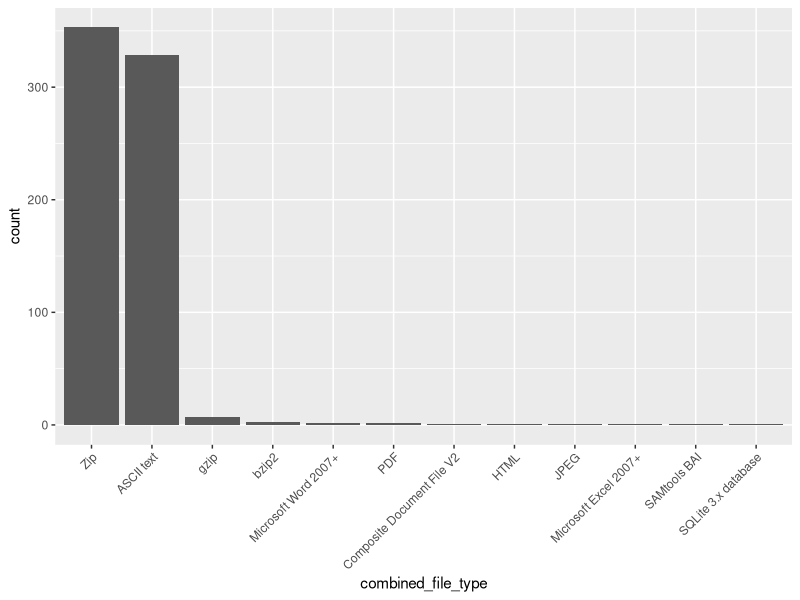
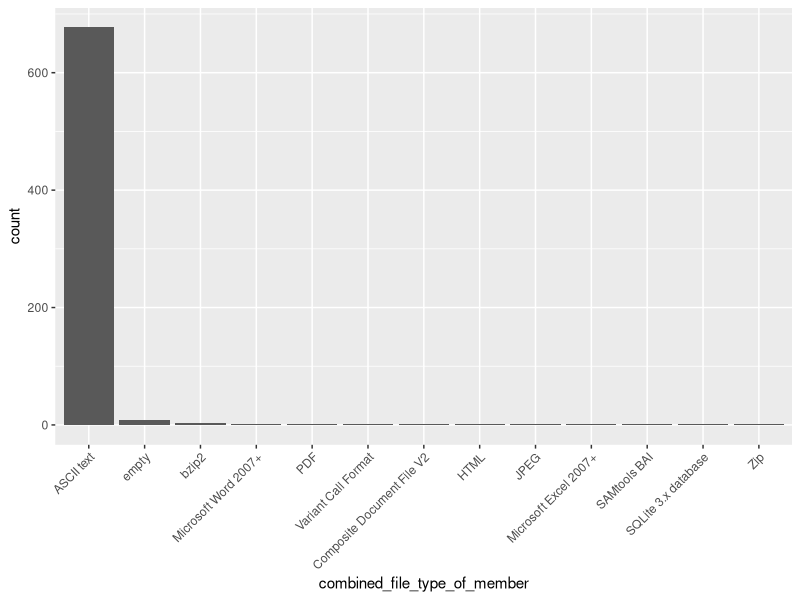
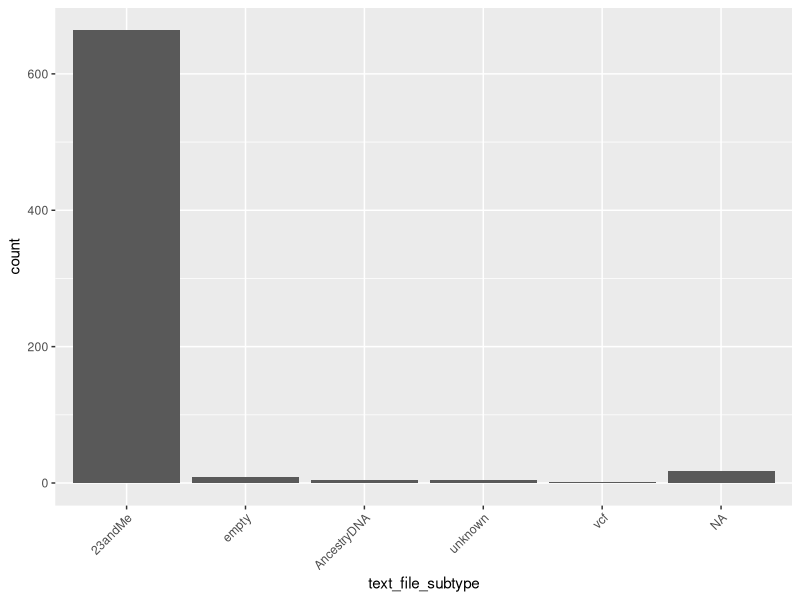
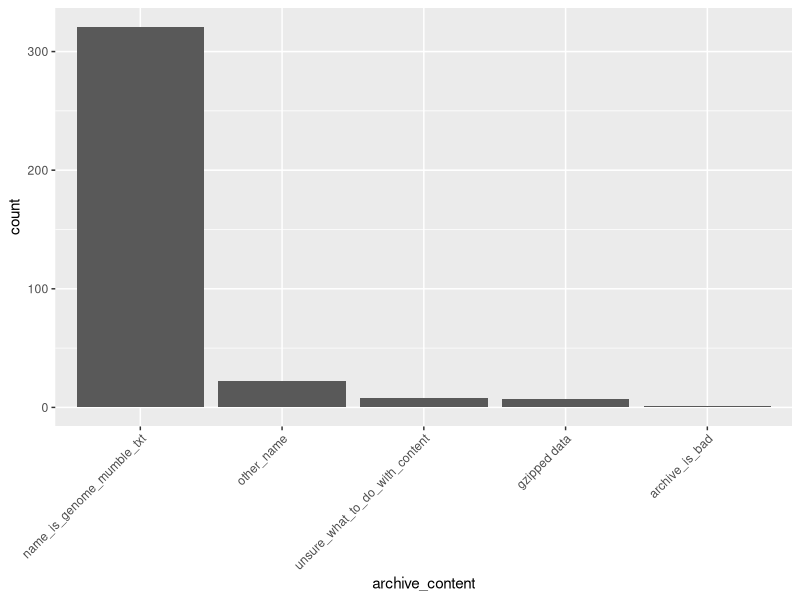
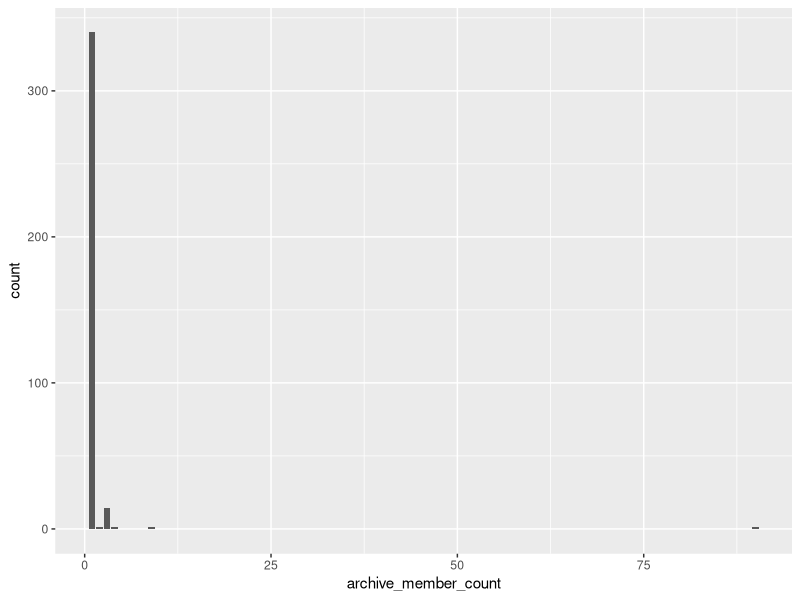

These charts were generated, in order, by the following R code:
## ---- chunk 1
knitr::opts_chunk$set(echo = TRUE)
## ---- chunk 2
setwd('/Users/pbchase/classes/gms6804-group3-project')

df <- read.csv('combined_conversion_log.csv', stringsAsFactors=FALSE)
library(tidyr)
library(dplyr)
library(ggplot2)
wide_df <- df %>% spread(attribute, value)
str(wide_df)
summary(wide_df)

# aggregate similar magic number strings to reduce number of factors
combine_magic_numbers <- function(x) {
  x <- gsub("^(ascii text).*", "\\1", x, ignore.case=TRUE)
  x <- gsub("^(ISO-8859 text).*", "ASCII text", x, ignore.case=TRUE)
  x <- gsub("^(Variant Call Format).*", "\\1", x, ignore.case=TRUE)
  x <- gsub("^(Composite Document File V2).*", "\\1", x, ignore.case=TRUE)
  x <- gsub("^(jpeg).*", "\\1", x, ignore.case=TRUE)
  x <- gsub("^(html).*", "\\1", x, ignore.case=TRUE)
  x <- gsub("^(SAMtools BAI).*", "\\1", x, ignore.case=TRUE)
  x <- gsub("^(bzip2).*", "\\1", x, ignore.case=TRUE)
  x <- gsub("^(gzip).*", "\\1", x, ignore.case=TRUE)
  x <- gsub("^(pdf).*", "\\1", x, ignore.case=TRUE)
  x <- gsub("^(SQLite 3.x database).*", "\\1", x, ignore.case=TRUE)
  x <- gsub("^(zip).*", "\\1", x, ignore.case=TRUE)
}

wide_df$combined_file_type <- combine_magic_numbers(wide_df$actual_file_type_from_magic_number)
wide_df$combined_file_type_of_member <- combine_magic_numbers(wide_df$member_type_from_magic_number)

# fix column classes
wide_df$archive_member_count <- as.integer(wide_df$archive_member_count)
wide_df <- wide_df %>% mutate_if(is.character,as.factor)
wide_df$subject <- as.character(wide_df$subject)
wide_df$member_name <- as.character(wide_df$member_name)
## ---- chunk 3
summary(wide_df)
## ---- chunk 4
file_type <- wide_df %>% select(combined_file_type)
file_type$combined_file_type <- reorder(wide_df$combined_file_type, wide_df$combined_file_type, function(x) -length(x))
ggplot(file_type, aes(combined_file_type)) + geom_bar() + theme(axis.text.x = element_text(angle = 45, hjust = 1))

## ---- chunk 5
file_type$combined_file_type_of_member <- reorder(wide_df$combined_file_type_of_member, wide_df$combined_file_type_of_member, function(x) -length(x))
ggplot(file_type, aes(combined_file_type_of_member)) + geom_bar() + theme(axis.text.x = element_text(angle = 45, hjust = 1))

## ---- chunk 6
file_type$text_file_subtype <- reorder(wide_df$text_file_subtype, wide_df$text_file_subtype, function(x) -length(x))
ggplot(file_type, aes(text_file_subtype)) + geom_bar() + theme(axis.text.x = element_text(angle = 45, hjust = 1))

## ---- chunk 7
content <- wide_df %>% select(archive_content) %>% na.omit()
content$archive_content <- reorder(content$archive_content, content$archive_content, function(x) -length(x))
ggplot(content, aes(archive_content)) + geom_bar() + theme(axis.text.x = element_text(angle = 45, hjust = 1))
## ---- chunk 8
content <- wide_df %>% select(archive_member_count) %>% na.omit()
ggplot(content, aes(archive_member_count)) + geom_bar()
## ---- chunk 9
wide_df %>% filter(archive_content == "name_is_genome_mumble_txt") %>% select(member_name)
## ---- chunk 10
wide_df %>% filter(archive_content == "other_name") %>% select(member_name)
